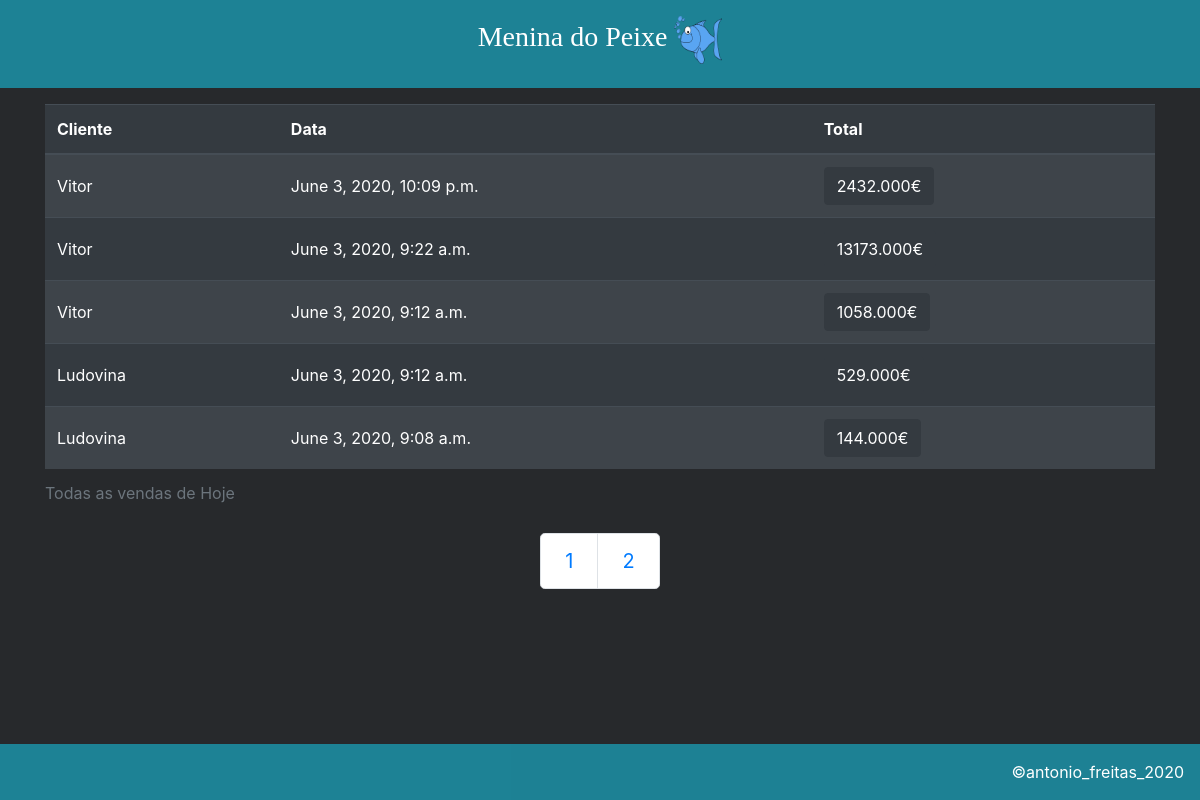
The app's page /dblists/td_sales/3/1/ (signed in), older data.
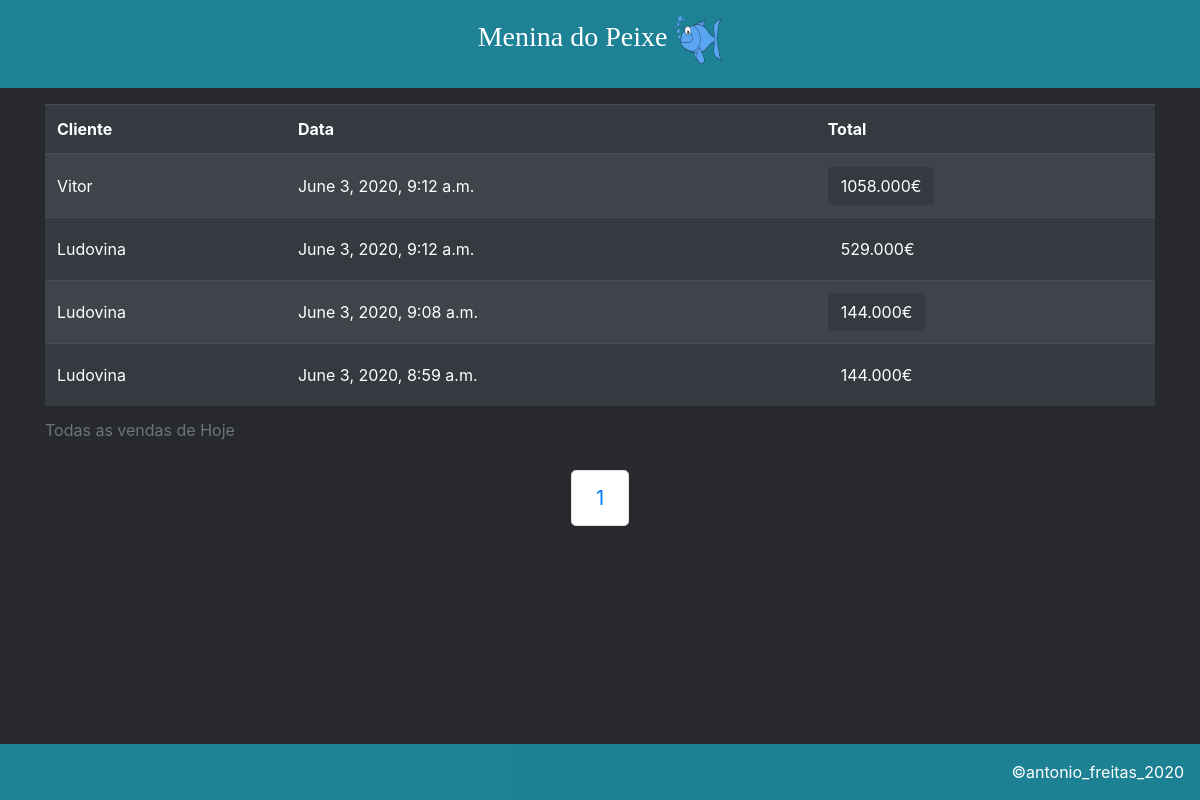
The same page, newer data.
### mdpapp/models.py (models this page shows, shortened)
class Sale(models.Model):
    id=models.AutoField(primary_key=True)
    sale_date=models.DateTimeField("Data da Venda", auto_now_add=True)
    client=models.ForeignKey(Client, on_delete=models.PROTECT, verbose_name="Clientes")
    sale_note=models.CharField("Observações", max_length=200, null=True)
    sale_total=models.DecimalField(max_digits=10,decimal_places=3)

class Client(models.Model):
    client_name=models.CharField("Nome", max_length=200, unique=True)
    client_address=models.CharField("Endereço", max_length=200)
    client_contact=models.CharField("Contacto", max_length=200)
    client_email=models.EmailField("Email", max_length=200, null=True)
    client_note=models.CharField("Observações", max_length=200)
    client_date_added=models.DateTimeField("Data Adicionado", auto_now_add=True)
    owner=models.ForeignKey(User, on_delete=models.PROTECT)
    def __str__(self):
        return self.client_name

### mdpapp/views.py (the view)
# urls.py: path('dblists/td_sales/<int:dia>/<int:page>/', views.todays_sales, name='td_sales'),
@login_required
def todays_sales(request, dia, page):
    today=dia
    todaysales = Sale.objects.order_by('-sale_date').filter(sale_date__day=today)
    bunches=math.ceil(len(todaysales)/5)
    end=5*page
    start=end-5
    todaysales=todaysales[start:end]
    context = {'todaysales': todaysales, 'today':today, 'range':range(1,bunches+1)}
    return render(request, 'mdpapp/allsalestoday.html', context)

### mdpapp/templates/mdpapp/allsalestoday.html
{% extends "mdpapp/base.html" %}
{% block content %}
    <div class="container">
        <table class="table table-striped table-dark">
            <caption>
                Todas as vendas de Hoje
            </caption>
            <thead>
                <tr>
                    <th>Cliente</th>
                    <th>Data</th>
                    <th>Total</th>
                </tr>
            </thead>
            <tbody>
                {% for sale in todaysales %}
                <tr>
                    <td style="vertical-align: middle;">
                        {{ sale.client }}
                    </td>
                    <td style="vertical-align: middle;">
                        {{ sale.sale_date }}
                    </td>
                    <td>
                        <a href="{% url 'sale' sale.id %}">
                            <button type="button" class="btn btn-dark">
                                {{ sale.sale_total }}€
                            </button>
                        </a>
                    </td>
                </tr>
                {% empty %}
                <tr>
                    <td colspan="3">No sales have been submitted yet.</td>
                </tr>
                {% endfor %}
            </tbody>
        </table>
        <nav aria-label="Page navigation example">
            <ul class="pagination pagination-lg justify-content-center">
                {% for i in range %}
              <li class="page-item"><a class="page-link" href="{% url 'td_sales' today i %}">{{i}}</a></li>
              {% endfor %}
            </ul>
        </nav>
    </div>
{% endblock content %}

Row changes from the older to the newer data that the page shows:
removed Sale: client "Vitor", sale_date "June 3, 2020, 10:09 p.m.", sale_total "2432.000"
removed Sale: client "Vitor", sale_date "June 3, 2020, 9:22 a.m.", sale_total "13173.000"
now on this page (row unchanged): Sale: client "Ludovina", sale_date "June 3, 2020, 8:59 a.m.", sale_total "144.000"
Text that changed along with them:
list line gone: "2"
